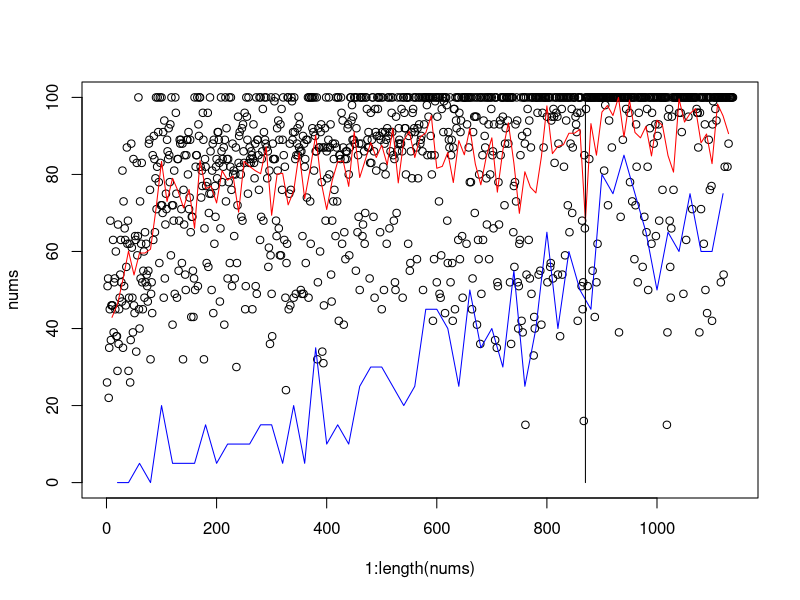

Here is the R script that generated this plot:
library(graphics)

nums <- c(26,51,53,22,35,45,68,37,46,46,46,63,39,52,53,45,60,38,38,29,67,36,45,48,54,63,52,47,81,35,73,51,66,63,46,56,87,62,68,29,48,62,26,37,88,61,48,39,84,46,44,64,63,34,83,59,64,100,45,40,73,53,62,83,52,45,55,60,48,65,52,62,54,51,47,55,88,89,76,32,49,52,44,85,63,90,84,65,79,100,71,82,100,91,78,57,100,83,72,100,72,70,91,48,94,53,67,75,71,89,86,84,92,85,78,93,59,100,72,41,72,68,81,49,100,96,75,48,84,84,55,68,89,88,89,71,57,88,32,76,67,85,54,50,85,89,89,80,91,71,74,89,65,43,69,69,55,43,53,100,50,82,85,85,100,51,93,90,100,100,82,74,81,77,96,89,32,66,84,82,77,57,78,96,56,70,75,100,86,75,50,81,88,44,89,62,77,69,82,84,79,91,91,89,83,47,66,100,86,78,84,82,87,41,89,100,73,92,84,53,84,78,100,57,82,100,76,51,88,80,81,64,53,80,87,30,57,72,95,83,90,91,82,80,69,92,68,93,86,83,96,45,51,100,95,89,75,100,83,87,84,83,86,85,45,84,93,83,79,88,51,100,49,89,89,85,76,100,63,100,69,84,86,97,68,91,100,89,88,100,87,79,86,56,61,81,36,59,100,49,38,88,84,84,99,84,100,68,64,92,81,94,66,89,59,93,59,97,76,89,100,85,63,82,48,24,57,62,100,100,45,75,88,46,76,100,99,89,91,48,100,91,84,49,85,88,92,85,95,87,93,86,50,86,49,64,90,49,88,82,84,57,89,74,89,100,48,100,100,73,62,100,100,92,100,91,81,100,90,86,86,100,32,52,92,87,87,60,91,93,78,34,87,31,46,87,92,68,100,86,79,87,89,100,80,87,93,54,47,68,88,73,84,76,88,64,100,87,73,100,100,42,85,85,84,100,96,62,94,87,41,65,84,58,86,84,86,92,93,80,59,87,100,100,94,98,89,95,89,100,88,100,55,92,100,65,85,69,88,50,100,100,88,100,64,67,100,86,62,70,100,100,97,89,87,91,87,53,83,96,83,89,100,100,69,86,48,97,91,81,90,100,97,100,100,90,65,89,100,45,91,100,82,50,88,91,80,89,62,92,100,90,100,66,91,86,100,96,91,100,85,68,84,52,50,95,70,86,100,88,92,89,88,100,88,97,86,48,100,100,96,92,92,80,100,100,100,62,90,100,55,57,86,91,79,96,97,100,92,91,100,100,87,58,92,79,100,93,100,88,89,90,100,86,50,100,93,100,100,100,100,98,85,100,95,100,100,100,90,85,80,100,42,100,58,85,99,100,100,52,95,100,100,73,49,100,48,59,97,100,100,91,99,100,44,100,100,98,68,57,91,89,87,100,52,85,89,57,42,87,97,97,45,100,94,92,100,100,63,100,96,58,91,94,100,64,48,100,100,100,100,100,100,62,93,100,100,87,100,78,100,78,100,45,53,91,100,95,70,95,100,95,41,100,63,58,80,100,36,100,49,100,85,63,94,100,90,87,100,79,67,100,100,93,58,100,80,100,97,100,85,86,66,93,100,37,100,100,35,52,51,78,67,93,94,85,100,100,100,95,100,100,72,88,92,100,100,100,94,88,100,100,52,100,36,100,100,100,65,77,56,78,93,73,100,94,52,40,51,62,63,85,100,42,90,39,100,100,100,88,15,100,54,91,97,100,63,94,53,100,87,49,100,100,100,33,43,40,100,100,100,100,96,100,54,100,100,55,100,41,100,96,100,87,100,100,100,100,100,95,52,100,100,100,100,56,57,94,95,100,53,97,95,83,100,100,96,100,95,54,88,100,100,38,100,100,97,54,100,100,82,100,59,100,94,100,100,72,100,100,65,100,88,100,97,70,87,100,100,100,100,95,93,91,96,42,100,100,100,100,96,100,51,68,45,52,16,85,66,100,97,100,100,51,100,100,84,100,100,100,100,100,55,100,100,100,43,100,100,52,100,62,100,100,100,100,100,100,100,100,100,100,100,81,100,98,100,100,100,100,72,100,94,100,100,100,100,87,100,100,100,100,100,100,100,100,100,100,100,100,39,100,100,69,100,100,100,89,100,100,100,100,100,97,100,100,100,100,100,96,78,100,100,100,73,100,100,100,58,100,72,93,82,100,52,100,96,100,100,100,100,100,100,56,100,100,69,100,100,100,65,97,82,50,100,100,92,100,100,62,96,100,100,88,100,100,93,64,100,100,90,100,93,68,100,100,100,100,100,76,100,100,100,100,100,100,100,15,39,95,100,97,68,56,48,66,95,100,100,76,100,100,100,100,100,100,100,100,100,96,100,100,96,100,91,100,100,49,100,100,100,100,63,100,100,100,95,100,100,100,100,100,100,71,100,100,100,100,100,100,100,97,96,96,87,100,39,96,100,71,100,100,100,100,62,100,93,50,100,100,44,100,100,89,100,76,100,100,77,42,93,99,100,100,100,97,100,94,100,100,100,100,100,100,100,52,100,100,100,100,54,100,82,100,100,100,100,82,100,88,100,100,100,100,100,100,100,100
)

consec_avg <- function(lst, N){
    avgs <- c()
    for(i in 0:(length(lst) / N - 1)){
        x = 0
        for(j in 1:N){
            x = x + lst[i*N + j]
        }
        avgs <- append(avgs, x)
    }
    avgs
}

NUM_AVG = 10
NUM_COMP = 20
avgs <- consec_avg(nums, NUM_AVG)
comps <- consec_avg(nums == 100, NUM_COMP)

plot(1:length(nums), nums, ylim=c(0,100))
lines(1:length(avgs) * NUM_AVG, avgs / NUM_AVG, col="red")
lines(1:length(comps) * NUM_COMP, comps * 100 / NUM_COMP, col="blue")
lines(c(870,870), c(0,100))
